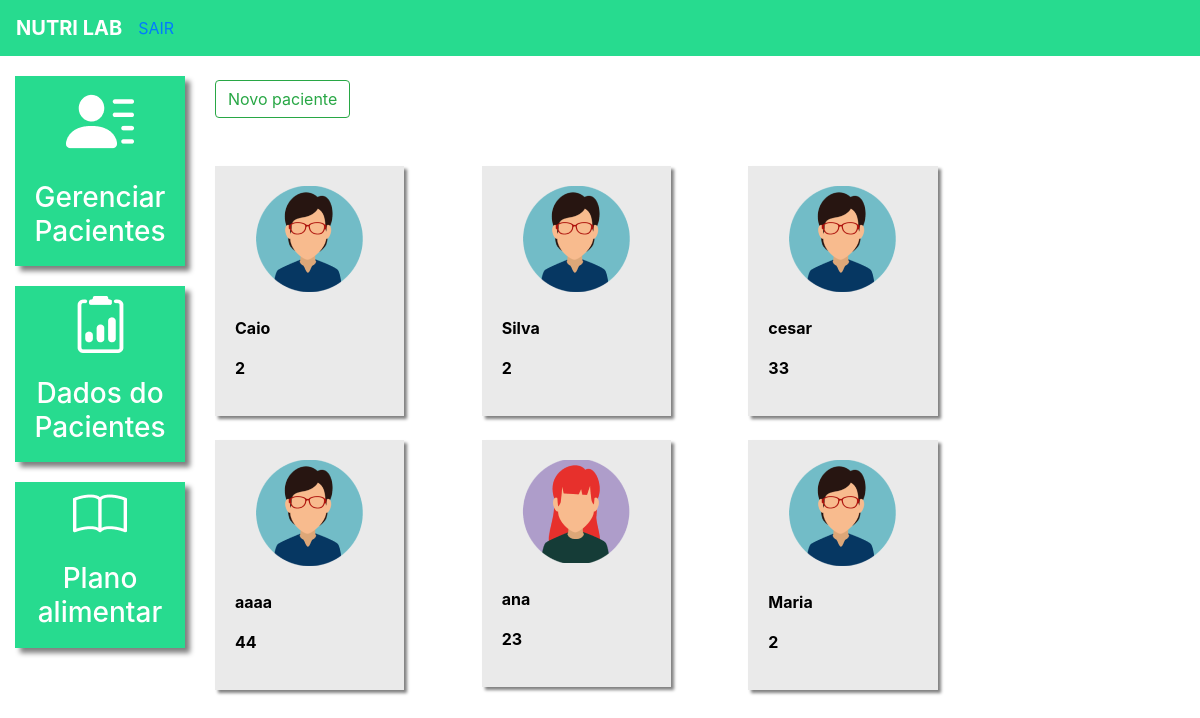
Page /pacientes/ (signed in) on the committed database.
### plataforma/models.py (models this page shows, shortened)
class Pacientes(models.Model):
    choices_sexo = (('F', 'Feminino'),
    ('M', 'Maculino'))
    nome = models.CharField(max_length=50)
    sexo = models.CharField(max_length=1, choices=choices_sexo)
    idade = models.IntegerField()
    email = models.EmailField()
    telefone = models.CharField(max_length=19)
    nutri = models.ForeignKey(User, on_delete=models.CASCADE)

### plataforma/views.py (the view, shortened to what this page needs)
# urls.py: path('pacientes/', views.pacientes, name='pacientes'),
@login_required(login_url='/auth/logar/')
def pacientes(request):
    if request.method == 'GET':
        pacientes = Pacientes.objects.filter(nutri=request.user)
        return render(request, 'pacientes.html', {'pacientes': pacientes})

### plataforma/templates/pacientes.html (shortened to what this page needs)
{% extends 'base_plataforma.html' %}
{% load static %}
{% block 'plataforma' %}
    <br>
    <button type="button" class="btn btn-outline-success" data-toggle="modal" data-target="#modal">
    Novo paciente
    </button>
    <br>
    <br>
    <div class="row">
         {% for paciente in pacientes  %}
            <div class="col-md-4">
                <a href="{% url 'pacientes' %}" class="link-hover">
                    <br>
                    <div class="card-paciente">
                        <div class="foto-perfil">
                            {% if  paciente.sexo == 'M' %}
                                <img src="{% static 'plataforma/img/perfil2.png' %}">
                            {% else %}
                                <img src="{% static 'plataforma/img/perfil1.png' %}">
                            {% endif %}
                        </div>
                        <br>
                        <p class="dados">{{ paciente.nome }}</p>
                        <p class="dados">{{ paciente.idade }}</p>
                    </div>
                </a>
            </div>
         {% endfor %}
    </div>
{% endblock %}

### templates/base_plataforma.html
{% extends 'base.html' %}
{% load static %}
{% block 'head' %}
    <link rel="stylesheet" href="{% static 'plataforma/css/css.css' %}">
    <link rel="stylesheet" href="{% static 'plataforma/css/plano_alimentar.css' %}">
{% endblock %}
{% block 'body' %}
    <div class="container-fluid">
        <div class="row">
            <div class="col-md-2">
                <a href="{% url 'pacientes' %}" class="link-lateral">
                    <div class="card-lateral">
                        <img src="{% static 'plataforma/img/paciente.png' %}">
                        <br>
                        <br>
                        <h3>Gerenciar Pacientes</h3>
                    </div>
                    </a>
                    <a href="{% url 'dados_paciente_listar'%}" class="link-lateral">
                    <div class="card-lateral">
                        <img src="{% static 'plataforma/img/dados_paciente.png' %}">
                        <br>
                        <br>
                        <h3>Dados do Pacientes</h3>
                    </div>
                    </a>
                    <a href="{% url 'plano_alimentar_listar'%}" class="link-lateral">
                        <div class="card-lateral">
                        <img src="{% static 'plataforma/img/plano_alimentar.png' %}">
                        <br>
                        <br>
                        <h3>Plano alimentar</h3>
                    </div>
                    </a>
            </div>
        <div class="col-md-8">
            {% block 'plataforma' %}
            {% endblock %}
            </div>
        </div>
    </div>
{% endblock%}

### templates/base.html (shortened to what this page needs)
{% load static %}
<!doctype html>
<html lang="pt-BR">
    <head>
        {% block 'head' %}{% endblock %}
        <link rel="stylesheet" href="https://cdn.jsdelivr.net/npm/bootstrap@4.6.1/dist/css/bootstrap.min.css">
        <link rel="stylesheet" href="{% static 'plataforma/css/style.css'%}">
    </head>
    <body>
        {% if user.is_authenticated %}
            <nav style="background-color: #27DB8F;" class="navbar navbar-expand-lg navbar-dark">
                <a style="font-weight: bold" class="navbar-brand" href="#">NUTRI LAB</a>
                <div id='content'>
                    <a href="{% url 'sair'%}" class='link'>SAIR</a>
                </div>
            </nav>
        {% endif %}
        {% block 'body' %}{% endblock %}
    </body>
</html>

### templates/static/plataforma/css/css.css (style rules this page uses)
.card-lateral { background-color: #27DB8F; margin-top: 20px; padding: 10px; color: white; font-weight: bold; text-decoration: none; text-align: center; box-shadow: 5px 5px 5px gray; }
.card-paciente { background-color: #EAEAEA; width: 80%; box-shadow: 3px 3px 3px gray; padding: 20px; color: black; }
.foto-perfil { text-align: center; }
.dados { font-weight: bold; }

### rows in the picture
Pacientes: nome "Caio", idade "2"
Pacientes: nome "Silva", idade "2"
Pacientes: nome "cesar", idade "33"
Pacientes: nome "aaaa", idade "44"
Pacientes: nome "ana", idade "23"
Pacientes: nome "Maria", idade "2"
